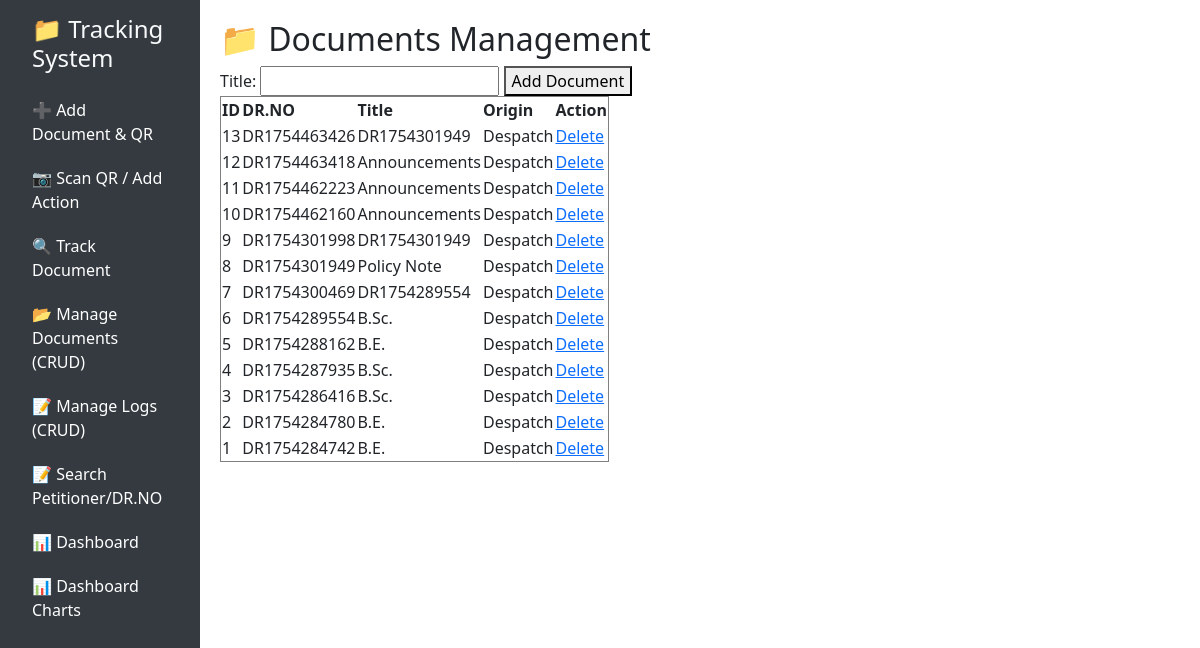
Page /documents_crud1.php on the committed database.
### tables this page shows
CREATE TABLE `documents` (
  `id` int(11) NOT NULL,
  `dr_no` varchar(100) DEFAULT NULL,
  `title` varchar(255) DEFAULT NULL,
  `origin_section` varchar(100) DEFAULT NULL,
  `created_at` datetime DEFAULT current_timestamp()
);

### documents_crud.php (the view, shortened to what this page needs)
<?php include 'config.php'; ?>
<h2>📁 Documents Management</h2>
<form method="post">
    Title: <input type="text" name="title" required>
    <button name="add">Add Document</button>
</form>
<?php
$res = $conn->query("SELECT * FROM documents ORDER BY id DESC");
echo "<table border='1'><tr><th>ID</th><th>DR.NO</th><th>Title</th><th>Origin</th><th>Action</th></tr>";
while ($row = $res->fetch_assoc()) {
    echo "<tr>
        <td>{$row['id']}</td>
        <td>{$row['dr_no']}</td>
        <td>{$row['title']}</td>
        <td>{$row['origin_section']}</td>
        <td><a href='?delete={$row['id']}'>Delete</a></td>
    </tr>";
}
echo "</table>";
?>

### documents_crud1.php (shortened to what this page needs)
<!DOCTYPE html>
<html lang="en">
<head>
    <link href="https://cdn.jsdelivr.net/npm/bootstrap@5.3.0/dist/css/bootstrap.min.css" rel="stylesheet">
</head>
<body>
    <div class="container-fluid">
        <div class="row">
            <nav class="col-md-3 col-lg-2 d-md-block sidebar">
                <h4>📁 Tracking System</h4>
                <a href="add_document.php">➕ Add Document & QR</a>
                <a href="scan.php">📷 Scan QR / Add Action</a>
                <a href="track.php">🔍 Track Document</a>
                <a href="documents_crud.php">📂 Manage Documents (CRUD)</a>
                <a href="logs_crud2.php">📝 Manage Logs (CRUD)</a>
                <a href="ls1.php">📝 Search Petitioner/DR.NO </a>
                <a href="dashboard.php">📊 Dashboard</a>
                <a href="dashboard1.php">📊 Dashboard Charts</a>
            </nav>
            <main class="col-md-9 ms-sm-auto col-lg-10 content">
                <?php include "documents_crud.php" ?>
            </main>
        </div>
    </div>
</body>
</html>

### documents_crud1.php (style rules this page uses)
body { font-family: 'Segoe UI', sans-serif; }
.sidebar { height: 100vh; background-color: #343a40; }
.sidebar a { color: white; padding: 10px 20px; display: block; text-decoration: none; }
.content { padding: 20px; }
.sidebar h4 { color: #f8f9fa; padding: 15px 20px; margin-bottom: 0; }

### rows in the picture
documents: id "13", dr_no "DR1754463426", title "DR1754301949", origin_section "Despatch"
documents: id "12", dr_no "DR1754463418", title "Announcements", origin_section "Despatch"
documents: id "11", dr_no "DR1754462223", title "Announcements", origin_section "Despatch"
documents: id "10", dr_no "DR1754462160", title "Announcements", origin_section "Despatch"
documents: id "9", dr_no "DR1754301998", title "DR1754301949", origin_section "Despatch"
documents: id "8", dr_no "DR1754301949", title "Policy Note", origin_section "Despatch"
documents: id "7", dr_no "DR1754300469", title "DR1754289554", origin_section "Despatch"
documents: id "6", dr_no "DR1754289554", title "B.Sc.", origin_section "Despatch"
documents: id "5", dr_no "DR1754288162", title "B.E.", origin_section "Despatch"
documents: id "4", dr_no "DR1754287935", title "B.Sc.", origin_section "Despatch"
documents: id "3", dr_no "DR1754286416", title "B.Sc.", origin_section "Despatch"
documents: id "2", dr_no "DR1754284780", title "B.E.", origin_section "Despatch"
documents: id "1", dr_no "DR1754284742", title "B.E.", origin_section "Despatch"
